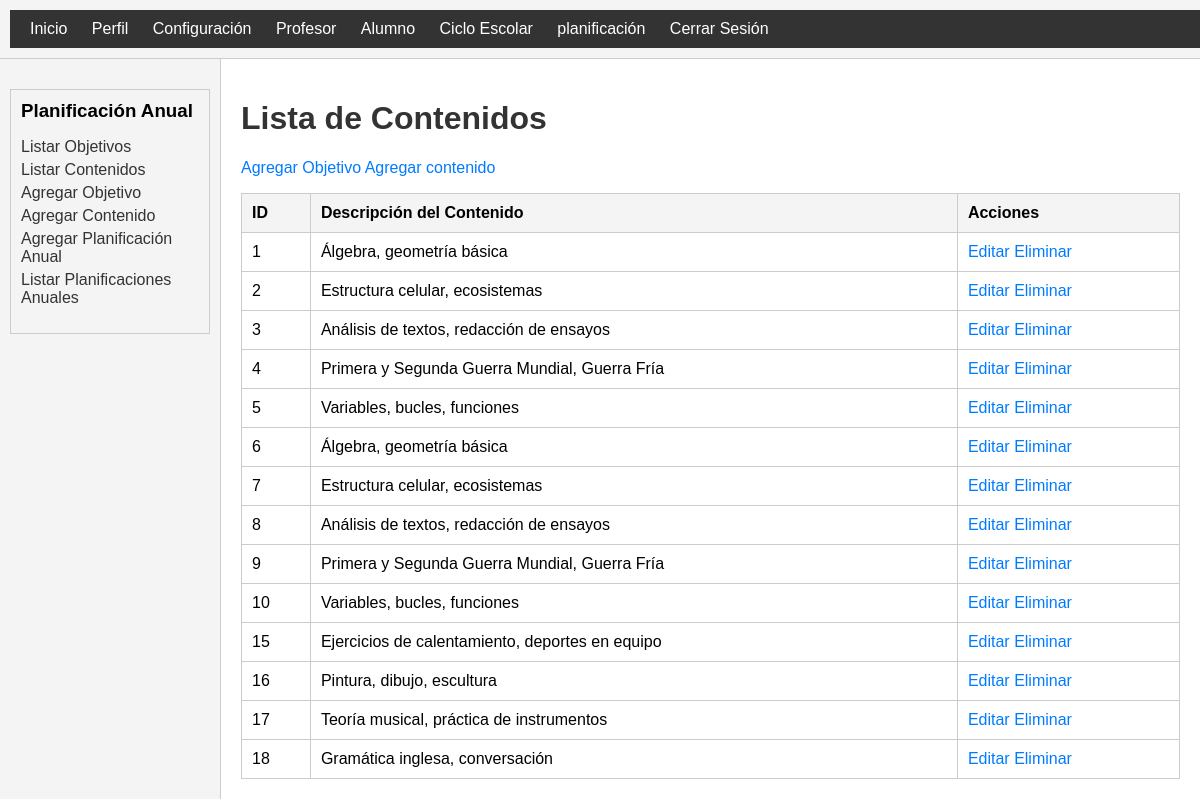
The app's page /views/listar_contenidos.php (signed in) with its own data.
### tables this page shows
CREATE TABLE `contenidos` (
  `id_contenido` int(11) NOT NULL,
  `descripcion_contenido` text NOT NULL
);

### views/listar_contenidos.php (the view, shortened to what this page needs)
<?php
$db = new Database();
$conn = $db->getConnection();
$query = $conn->prepare("SELECT * FROM contenidos");
$query->execute();
$contenidos = $query->fetchAll(PDO::FETCH_ASSOC);
?>
<!DOCTYPE html>
<html lang="es">
<head>
</head>
<body>
    <div class="menu-container">
        <?php include('menu.php'); ?>
    </div>
    <div class="sub-menu-container">
        <div class="left-menu">
            <?php include('menu_planificacion_anual.php'); ?>
        </div>
        <div class="list-container">
            <h1>Lista de Contenidos</h1>
            <p>
                <a href="formulario_objetivo.php">Agregar Objetivo</a>
                <a href="formulario_contenido.php">Agregar contenido</a>
            </p>
            <table>
                <tr>
                    <th>ID</th>
                    <th>Descripción del Contenido</th>
                    <th>Acciones</th>
                </tr>
                <?php foreach ($contenidos as $contenido): ?>
                <tr>
                    <td><?= $contenido['id_contenido']; ?></td>
                    <td><?= htmlspecialchars($contenido['descripcion_contenido']); ?></td>
                    <td>
                        <a href="editar_contenido.php?id=<?= $contenido['id_contenido']; ?>">Editar</a>
                        <a href="eliminar_contenido.php?id=<?= $contenido['id_contenido']; ?>">Eliminar</a>
                    </td>
                </tr>
                <?php endforeach; ?>
            </table>
        </div>
    </div>
</body>
</html>

### views/listar_contenidos.php (style rules this page uses)
body { font-family: Arial, sans-serif; margin: 0; display: flex; flex-direction: column; }
.menu-container { width: 100%; background-color: #f4f4f4; padding: 10px; border-bottom: 1px solid #ccc; }
.sub-menu-container { display: flex; }
.left-menu { width: 200px; background-color: #f4f4f4; padding: 10px; border-right: 1px solid #ccc; }
.list-container { flex: 1; padding: 20px; }
h1 { color: #333; }
table { width: 100%; border-collapse: collapse; }
th, td { border: 1px solid #ccc; padding: 10px; text-align: left; }
th { background-color: #f4f4f4; }
a { text-decoration: none; color: #007bff; }

### views/menu.php (style rules this page uses)
body { font-family: Arial, sans-serif; }

### records on screen
contenidos: id_contenido "1", descripcion_contenido "Álgebra, geometría básica"
contenidos: id_contenido "2", descripcion_contenido "Estructura celular, ecosistemas"
contenidos: id_contenido "3", descripcion_contenido "Análisis de textos, redacción de ensayos"
contenidos: id_contenido "4", descripcion_contenido "Primera y Segunda Guerra Mundial, Guerra Fría"
contenidos: id_contenido "5", descripcion_contenido "Variables, bucles, funciones"
contenidos: id_contenido "6", descripcion_contenido "Álgebra, geometría básica"
contenidos: id_contenido "7", descripcion_contenido "Estructura celular, ecosistemas"
contenidos: id_contenido "8", descripcion_contenido "Análisis de textos, redacción de ensayos"
contenidos: id_contenido "9", descripcion_contenido "Primera y Segunda Guerra Mundial, Guerra Fría"
contenidos: id_contenido "10", descripcion_contenido "Variables, bucles, funciones"
contenidos: id_contenido "15", descripcion_contenido "Ejercicios de calentamiento, deportes en equipo"
contenidos: id_contenido "16", descripcion_contenido "Pintura, dibujo, escultura"
contenidos: id_contenido "17", descripcion_contenido "Teoría musical, práctica de instrumentos"
contenidos: id_contenido "18", descripcion_contenido "Gramática inglesa, conversación"
